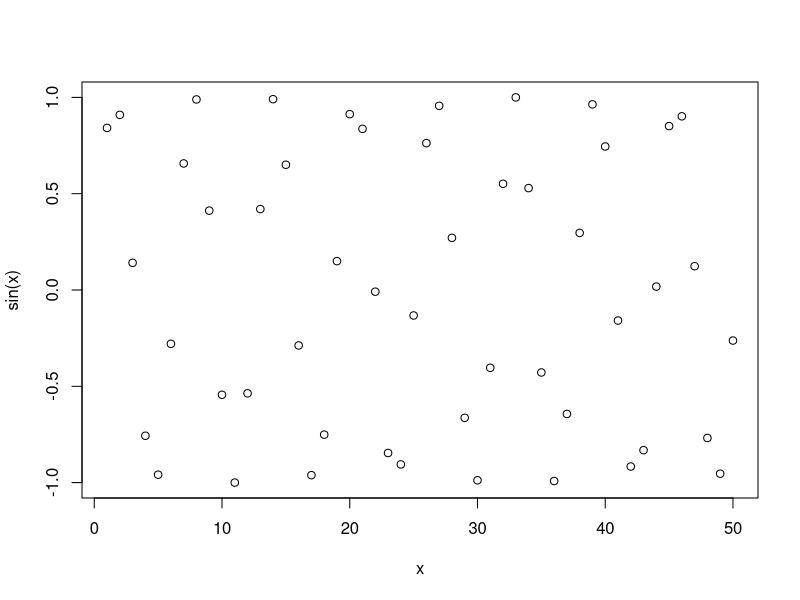
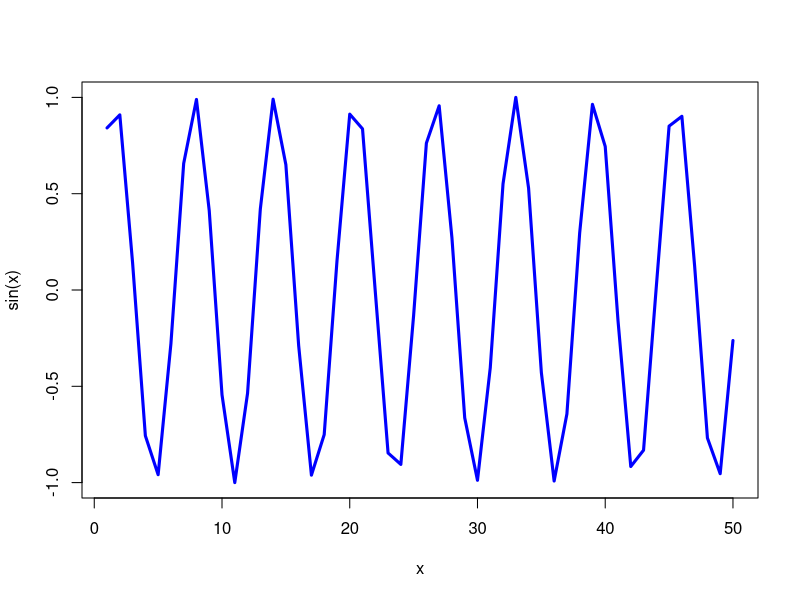

Generate these figures, in order, with R:
#' ---
#' title: "Class 4: Intro to R"
#' author: Dylan (A16869792)
#' ---


x <- 1:50
plot(x, sin(x))

# Make more sense of the graph
plot(x, sin(x), col='blue', type="l", lwd=3)
